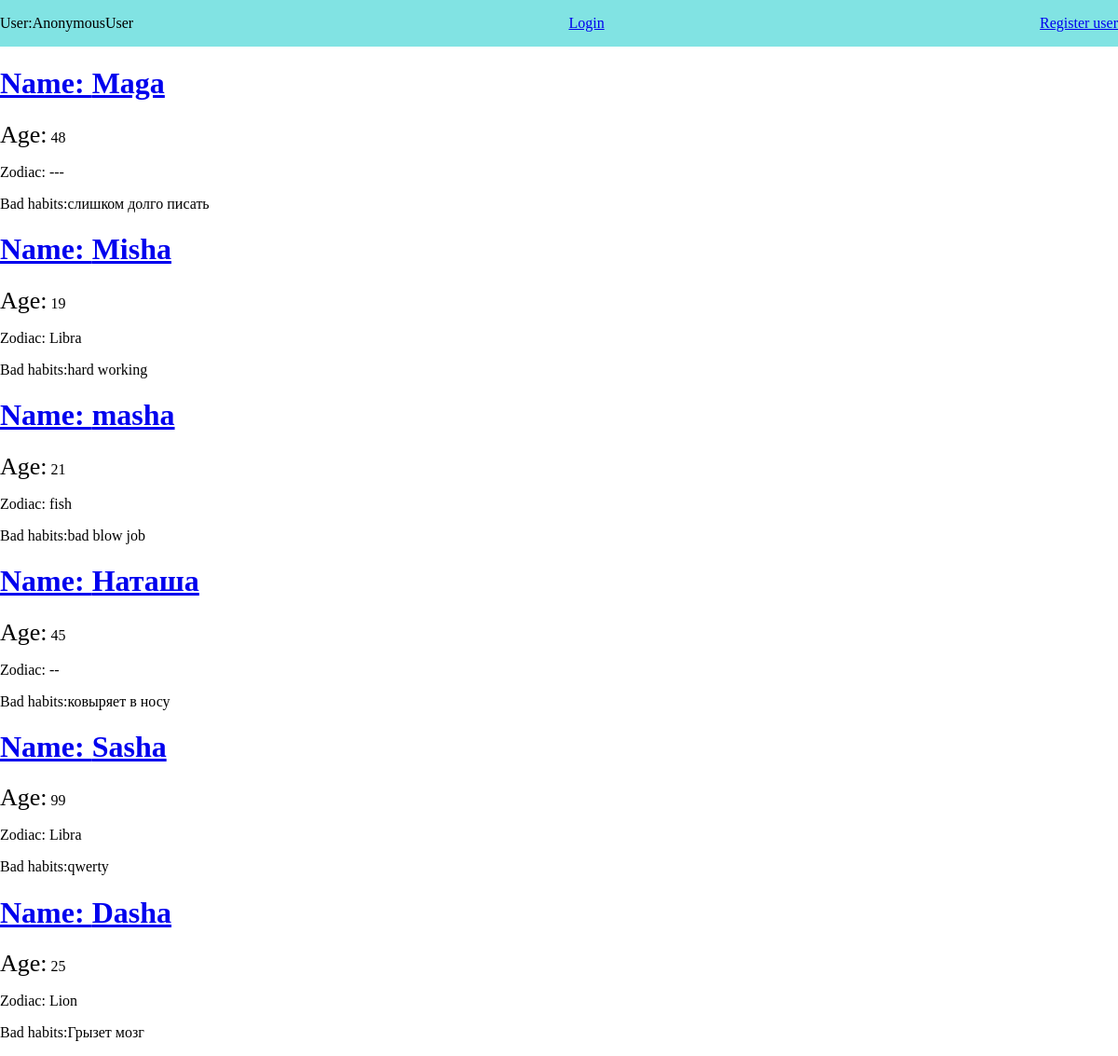
Screenshot of /accounts/ with the database file from the repository.
### accounts/models.py (models this page shows, shortened)
class Account(models.Model):
    user = models.OneToOneField(
        User, related_name="account_user", on_delete=models.CASCADE
    )
    name = models.CharField(max_length=20)
    age = models.IntegerField()
    zodiac = models.CharField(max_length=10)
    about_bad_habits = models.TextField()
    image = models.ImageField(upload_to="account_images/", null=True, blank=True)
    like = models.ManyToManyField(User)

### accounts/views.py (the view)
# urls.py: path("accounts/", profiles_list),
def profiles_list(request):
    list_obj = Account.objects.all()
    list_obj = list_obj.exclude(user=request.user.id)
    return render(request, "accounts/list.html", {"list_obj": list_obj})

### accounts/templates/accounts/list.html
{% extends 'base.html' %}
{% block content %}
   {% for account in list_obj %}
      <h1>
         <a href="/accounts/{{account.pk}}/">Name: {{account.name}}</a>
      </h1>
      <p>
         <span class="text"> Age:</span>
         <span > {{account.age}} </span>
      </p>
      <p>
         Zodiac: {{account.zodiac}}
      </p>
      <p>
         Bad habits:{{account.about_bad_habits}}
      </p>
   {% endfor %}
{% endblock %}

### staticbase/css/style.css (style rules this page uses)
body { margin: 0; padding: 0; }
.text { font-size: 26px; }

### rows the page displays
Account: name "Maga", age "48", zodiac "---", about_bad_habits "слишком долго писать"
Account: name "Misha", age "19", zodiac "Libra", about_bad_habits "hard working"
Account: name "masha", age "21", zodiac "fish", about_bad_habits "bad blow job"
Account: name "Наташа", age "45", zodiac "--", about_bad_habits "ковыряет в носу"
Account: name "Sasha", age "99", zodiac "Libra", about_bad_habits "qwerty"
Account: name "Dasha", age "25", zodiac "Lion", about_bad_habits "Грызет мозг"

### other values shown
{{ user }} "AnonymousUser"
